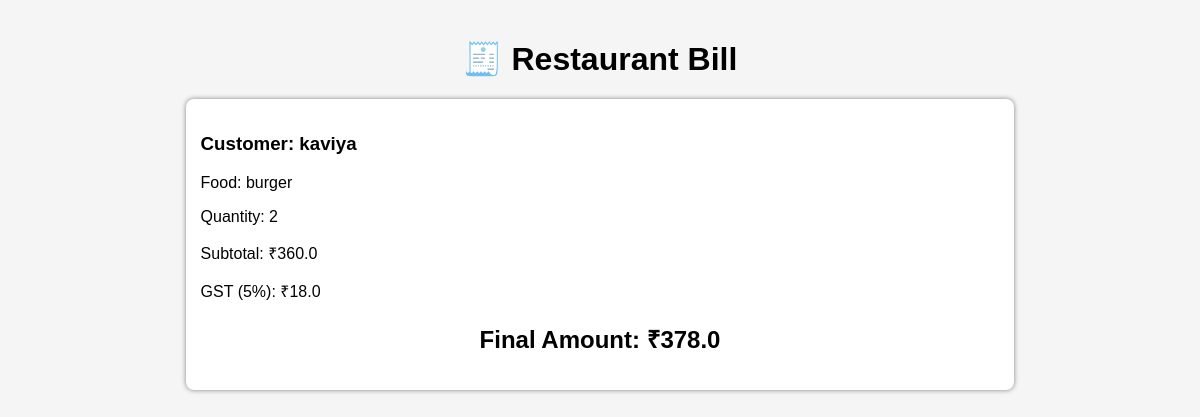
The page /bill on the database its author committed.
### tables this page shows
CREATE TABLE orders (
        id INTEGER PRIMARY KEY AUTOINCREMENT,
        customer_name TEXT NOT NULL,
        food_name TEXT NOT NULL,
        quantity INTEGER NOT NULL,
        total_price REAL NOT NULL
    );

### app.py (the view)
@app.route("/bill")
def bill():
    conn = sqlite3.connect("restaurant.db")
    cursor = conn.cursor()
    cursor.execute("""
    SELECT customer_name,
           food_name,
           quantity,
           total_price
    FROM orders
    ORDER BY id DESC
    LIMIT 1
    """)
    order = cursor.fetchone()
    conn.close()
    subtotal = order[3]
    gst = subtotal * 0.05
    final_amount = subtotal + gst
    return render_template(
        "bill.html",
        order=order,
        subtotal=subtotal,
        gst=gst,
        final_amount=final_amount
    )

### templates/bill.html (shortened to what this page needs)
<!DOCTYPE html>
<html>
<head>
    <link rel="stylesheet"
          href="{{ url_for('static',
          filename='style.css') }}">
</head>
<body>
<div class="container">
    <h1>🧾 Restaurant Bill</h1>
    <div class="food-card">
        <h3>Customer:
            {{ order[0] }}
        </h3>
        <p>
            Food:
            {{ order[1] }}
        </p>
        <p>
            Quantity:
            {{ order[2] }}
        </p>
        <p>
            Subtotal:
            ₹{{ subtotal }}
        </p>
        <p>
            GST (5%):
            ₹{{ gst }}
        </p>
        <h2>
            Final Amount:
            ₹{{ final_amount }}
        </h2>
    </div>
</div>
</body>
</html>

### static/style.css (style rules this page uses)
body { font-family: Arial; background-color: #f5f5f5; }
.container { width: 70%; margin: auto; margin-top: 40px; }
h1, h2 { text-align: center; }
.food-card { background: #ffffff; padding: 15px; margin-top: 10px; border-radius: 8px; box-shadow: 0px 0px 5px gray; }

### rows shown on the page
orders: customer_name "kaviya", food_name "burger", quantity "2", total_price "360.0"

### other values the page prints
{{ gst }} "18.0"
{{ final_amount }} "378.0"
